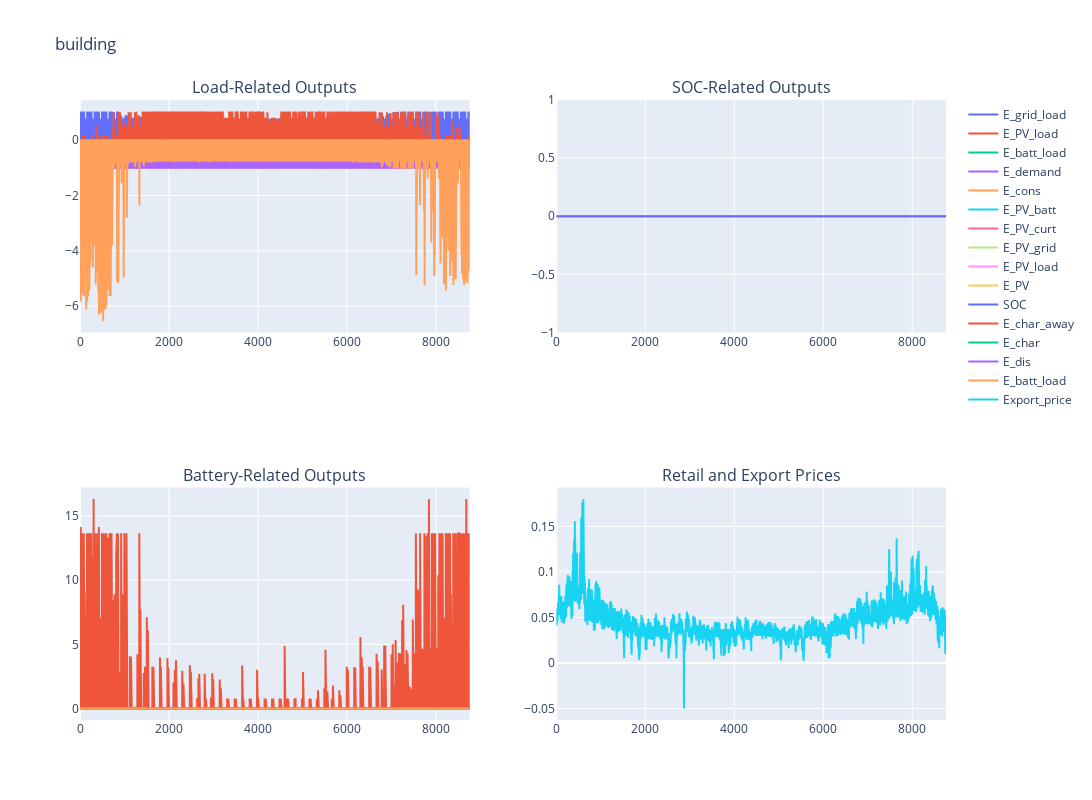

Notebook cell for this chart:
### Code cell
plot_all_outputs(df,'building')

### Figure 1 — Plotly figure (JSON) as saved in the notebook; plotly's stock layout.template omitted (floating-point values rounded to 4 significant figures; data arrays with more than 128 entries replaced by an {"elided": "..."} marker saying what was removed)
{"data": [{"mode": "lines", "name": "E_grid_load", "type": "scatter", "x": {"elided": "8760 int values"}, "xaxis": "x", "y": {"elided": "8760 float values"}, "yaxis": "y"}, {"mode": "lines", "name": "E_PV_load", "type": "scatter", "x": {"elided": "8760 int values"}, "xaxis": "x", "y": {"elided": "8760 float values"}, "yaxis": "y"}, {"mode": "lines", "name": "E_batt_load", "type": "scatter", "x": {"elided": "8760 int values"}, "xaxis": "x", "y": {"elided": "8760 float values"}, "yaxis": "y"}, {"mode": "lines", "name": "E_demand", "type": "scatter", "x": {"elided": "8760 int values"}, "xaxis": "x", "y": {"elided": "8760 float values"}, "yaxis": "y"}, {"mode": "lines", "name": "E_cons", "type": "scatter", "x": {"elided": "8760 int values"}, "xaxis": "x", "y": {"elided": "8760 float values"}, "yaxis": "y"}, {"mode": "lines", "name": "E_PV_batt", "type": "scatter", "x": {"elided": "8760 int values"}, "xaxis": "x2", "y": {"elided": "8760 float values"}, "yaxis": "y2"}, {"mode": "lines", "name": "E_PV_curt", "type": "scatter", "x": {"elided": "8760 int values"}, "xaxis": "x2", "y": {"elided": "8760 float values"}, "yaxis": "y2"}, {"mode": "lines", "name": "E_PV_grid", "type": "scatter", "x": {"elided": "8760 int values"}, "xaxis": "x2", "y": {"elided": "8760 float values"}, "yaxis": "y2"}, {"mode": "lines", "name": "E_PV_load", "type": "scatter", "x": {"elided": "8760 int values"}, "xaxis": "x2", "y": {"elided": "8760 float values"}, "yaxis": "y2"}, {"mode": "lines", "name": "E_PV", "type": "scatter", "x": {"elided": "8760 int values"}, "xaxis": "x2", "y": {"elided": "8760 float values"}, "yaxis": "y2"}, {"mode": "lines", "name": "SOC", "type": "scatter", "x": {"elided": "8760 int values"}, "xaxis": "x2", "y": {"elided": "8760 float values"}, "yaxis": "y2"}, {"mode": "lines", "name": "E_char_away", "type": "scatter", "x": {"elided": "8760 int values"}, "xaxis": "x3", "y": {"elided": "8760 float values"}, "yaxis": "y3"}, {"mode": "lines", "name": "E_char", "type": "scatter", "x": {"elided": "8760 int values"}, "xaxis": "x3", "y": {"elided": "8760 float values"}, "yaxis": "y3"}, {"mode": "lines", "name": "E_dis", "type": "scatter", "x": {"elided": "8760 int values"}, "xaxis": "x3", "y": {"elided": "8760 float values"}, "yaxis": "y3"}, {"mode": "lines", "name": "E_batt_load", "type": "scatter", "x": {"elided": "8760 int values"}, "xaxis": "x3", "y": {"elided": "8760 float values"}, "yaxis": "y3"}, {"mode": "lines", "name": "Export_price", "type": "scatter", "x": {"elided": "8760 int values"}, "xaxis": "x4", "y": {"elided": "8760 float values"}, "yaxis": "y4"}], "layout": {"annotations": [{"font": {"size": 16}, "showarrow": false, "text": "Load-Related Outputs", "x": 0.225, "xanchor": "center", "xref": "paper", "y": 1, "yanchor": "bottom", "yref": "paper"}, {"font": {"size": 16}, "showarrow": false, "text": "SOC-Related Outputs", "x": 0.775, "xanchor": "center", "xref": "paper", "y": 1, "yanchor": "bottom", "yref": "paper"}, {"font": {"size": 16}, "showarrow": false, "text": "Battery-Related Outputs", "x": 0.225, "xanchor": "center", "xref": "paper", "y": 0.375, "yanchor": "bottom", "yref": "paper"}, {"font": {"size": 16}, "showarrow": false, "text": "Retail and Export Prices", "x": 0.775, "xanchor": "center", "xref": "paper", "y": 0.375, "yanchor": "bottom", "yref": "paper"}], "height": 800, "showlegend": true, "title": {"text": "building"}, "width": 1200, "xaxis": {"anchor": "y", "domain": [0, 0.45]}, "xaxis2": {"anchor": "y2", "domain": [0.55, 1]}, "xaxis3": {"anchor": "y3", "domain": [0, 0.45]}, "xaxis4": {"anchor": "y4", "domain": [0.55, 1]}, "yaxis": {"anchor": "x", "domain": [0.625, 1]}, "yaxis2": {"anchor": "x2", "domain": [0.625, 1]}, "yaxis3": {"anchor": "x3", "domain": [0, 0.375]}, "yaxis4": {"anchor": "x4", "domain": [0, 0.375]}}}
